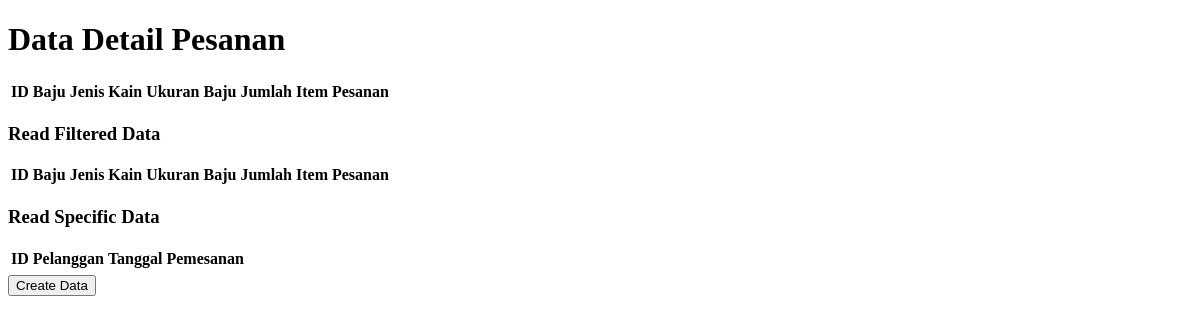
Page /detailpesanan on the earlier database version.
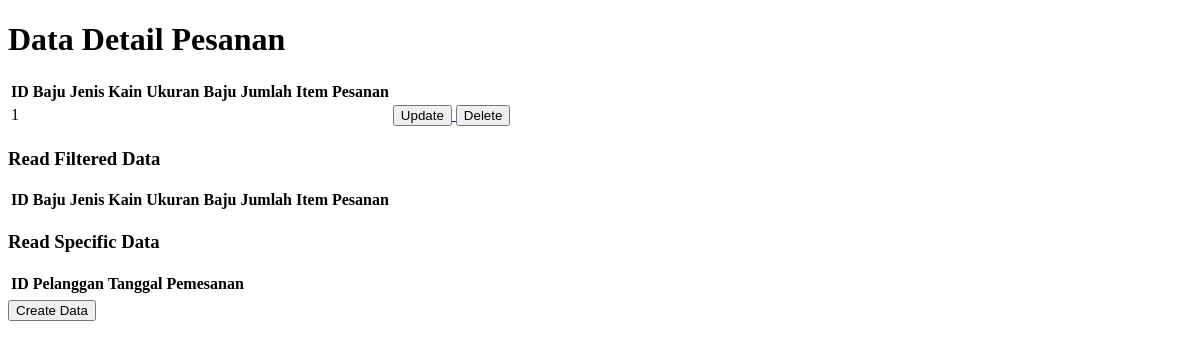
Same page on the later database version.
### LSKTAILOR/models.py (models this page shows, shortened)
class detailpesanan (models.Model):
    IDdetailpesanan = models.AutoField(primary_key=True)
    IDpemesanan = models.ForeignKey(pemesanan,on_delete=models.CASCADE)
    IDbaju = models.ForeignKey(baju,on_delete=models.CASCADE)
    Jeniskain = models.CharField(max_length=30)
    Ukuranbaju = models.CharField(max_length=100)
    Jumlahitempesanan = models.IntegerField()

class baju (models.Model):
    IDbaju = models.AutoField(primary_key=True)
    jenisbaju = models.CharField(max_length=30)
    hargabaju = models.FloatField()
    def __str__(self):
        return str(self.IDbaju)

### LSKTAILOR/views.py (the view)
# urls.py: path('detailpesanan',views.detailpesanan, name='detailpesanan'),
def detailpesanan(request):
    data =[]
    detailpesananall = models.detailpesanan.objects.all()
    for item in detailpesananall:
        dummy =[]
        detailpesanan = item.IDdetailpesanan
        pemesanan = models.pemesanan.objects.filter(detailpesanan = detailpesanan)
        dummy.append(item)
        dummy.append(pemesanan)
        data.append(dummy)
    return render(request, 'detailpesanan.html',{
        "detailpesananall" : detailpesananall,
    })

### LSKTAILOR/templates/detailpesanan.html (shortened to what this page needs)
<!DOCTYPE html>
<html lang="en">
<head>
</head>
<body>
    <h1>Data Detail Pesanan</h1>
    <table>
        <tbody>
            <tr>
                <th>ID Baju</th>
                <th>Jenis Kain</th>
                <th>Ukuran Baju</th>
                <th>Jumlah Item Pesanan</th>
            </tr>
            {% for item in detailpesananall %}
            <tr>
                <td>{{ item.IDbaju }}</td>
                <td>{{ item.jeniskain }}</td>
                <td>{{ item.ukuranbaju }}</td>
                <td>{{ item.jumlahitempesanan }}</td>
                <td>
                    <a href="{% url 'updatedatadetailpesanan' item.IDdetailpesanan %}">
                        <button>Update</button>
                    </a>
                    <a href="{% url 'deletedatadetailpesanan' item.IDdetailpesanan %}">
                        <button>Delete</button>
                    </a>
                </td>
            </tr>
            {% endfor %}
        </tbody>
    </table>
    <h3>Read Filtered Data</h3>
    <table>
        <thead>
            <tr>
                <th>ID Baju</th>
                <th>Jenis Kain</th>
                <th>Ukuran Baju</th>
                <th>Jumlah Item Pesanan</th>
            </tr>
        </thead>
    </table>
    <h3>Read Specific Data</h3>
    <table>
        <thead>
            <tr>
                <th>ID Pelanggan</th>
                <th>Tanggal Pemesanan</th>
            </tr>
        </thead>
        <tbody>
            <tr>
                <td>{{ specificbaju.IDbaju }}</td>
                <td>{{ specificbaju.jeniskain }}</td>
                <td>{{ specificbaju.ukuranbaju }}</td>
                <td>{{ specificbaju.jumlahitempesanan }}</td>
            </tr>
        </tbody>
    </table>
    <a href="{% url 'createdatadetailpesanan' %}">
        <button>
            Create Data
        </button>
    </a>
</body>
</html>
</body>
</html>

Differences in the rows shown:
added detailpesanan: IDbaju "1"
